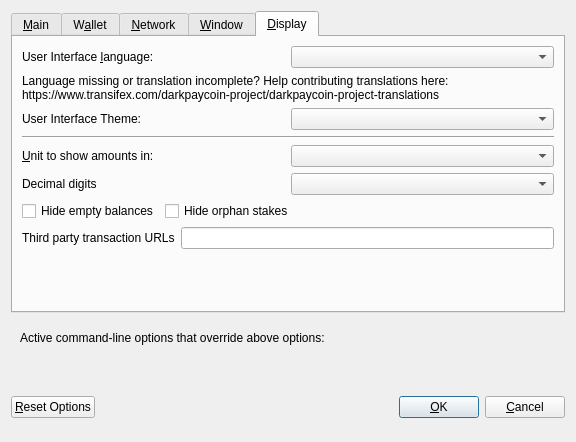
<?xml version="1.0" encoding="UTF-8"?>
<ui version="4.0">
 <class>OptionsDialog</class>
 <widget class="QDialog" name="OptionsDialog">
  <property name="geometry">
   <rect>
    <x>0</x>
    <y>0</y>
    <width>576</width>
    <height>442</height>
   </rect>
  </property>
  <property name="windowTitle">
   <string>Options</string>
  </property>
  <property name="modal">
   <bool>true</bool>
  </property>
  <layout class="QVBoxLayout" name="verticalLayout">
   <item>
    <widget class="QTabWidget" name="tabWidget">
     <property name="currentIndex">
      <number>4</number>
     </property>
     <widget class="QWidget" name="tabMain">
      <attribute name="title">
       <string>&amp;Main</string>
      </attribute>
      <layout class="QVBoxLayout" name="verticalLayout_Main">
       <item>
        <widget class="QCheckBox" name="bitcoinAtStartup">
         <property name="toolTip">
          <string>Automatically start DARKPAYCOIN after logging in to the system.</string>
         </property>
         <property name="text">
          <string>&amp;Start DARKPAYCOIN on system login</string>
         </property>
        </widget>
       </item>
       <item>
        <layout class="QHBoxLayout" name="horizontalLayout_2_Main">
         <item>
          <widget class="QLabel" name="databaseCacheLabel">
           <property name="text">
            <string>Size of &amp;database cache</string>
           </property>
           <property name="textFormat">
            <enum>Qt::PlainText</enum>
           </property>
           <property name="buddy">
            <cstring>databaseCache</cstring>
           </property>
          </widget>
         </item>
         <item>
          <widget class="QSpinBox" name="databaseCache"/>
         </item>
         <item>
          <widget class="QLabel" name="databaseCacheUnitLabel">
           <property name="text">
            <string>MB</string>
           </property>
           <property name="textFormat">
            <enum>Qt::PlainText</enum>
           </property>
          </widget>
         </item>
         <item>
          <spacer name="horizontalSpacer_2_Main">
           <property name="orientation">
            <enum>Qt::Horizontal</enum>
           </property>
           <property name="sizeHint" stdset="0">
            <size>
             <width>40</width>
             <height>20</height>
            </size>
           </property>
          </spacer>
         </item>
        </layout>
       </item>
       <item>
        <layout class="QHBoxLayout" name="horizontalLayout_3_Main">
         <item>
          <widget class="QLabel" name="threadsScriptVerifLabel">
           <property name="text">
            <string>Number of script &amp;verification threads</string>
           </property>
           <property name="textFormat">
            <enum>Qt::PlainText</enum>
           </property>
           <property name="buddy">
            <cstring>threadsScriptVerif</cstring>
           </property>
          </widget>
         </item>
         <item>
          <widget class="QSpinBox" name="threadsScriptVerif">
           <property name="toolTip">
            <string>(0 = auto, &lt;0 = leave that many cores free)</string>
           </property>
          </widget>
         </item>
         <item>
          <spacer name="horizontalSpacer_3_Main">
           <property name="orientation">
            <enum>Qt::Horizontal</enum>
           </property>
           <property name="sizeHint" stdset="0">
            <size>
             <width>40</width>
             <height>20</height>
            </size>
           </property>
          </spacer>
         </item>
        </layout>
       </item>
       <item>
        <spacer name="verticalSpacer_2">
         <property name="orientation">
          <enum>Qt::Vertical</enum>
         </property>
         <property name="sizeHint" stdset="0">
          <size>
           <width>20</width>
           <height>40</height>
          </size>
         </property>
        </spacer>
       </item>
       <item>
        <widget class="QCheckBox" name="checkBoxZeromintEnable">
         <property name="toolTip">
          <string>Enable automatic minting of DKPC units to zDKPC</string>
         </property>
         <property name="layoutDirection">
          <enum>Qt::LeftToRight</enum>
         </property>
         <property name="text">
          <string>Enable zDKPC Automint</string>
         </property>
        </widget>
       </item>
       <item>
        <layout class="QHBoxLayout" name="horizontalLayout_3">
         <item>
          <widget class="QLabel" name="percentage_label">
           <property name="toolTip">
            <string>Percentage of incoming DKPC which get automatically converted to zDKPC via Zerocoin Protocol (min: 10%)</string>
           </property>
           <property name="text">
            <string>Percentage of autominted zDKPC</string>
           </property>
          </widget>
         </item>
         <item>
          <widget class="QSpinBox" name="zeromintPercentage">
           <property name="minimum">
            <number>1</number>
           </property>
           <property name="maximum">
            <number>100</number>
           </property>
          </widget>
         </item>
        </layout>
       </item>
       <item>
        <layout class="QHBoxLayout" name="horizontalLayout" stretch="0,0">
         <property name="sizeConstraint">
          <enum>QLayout::SetFixedSize</enum>
         </property>
         <item>
          <widget class="QLabel" name="labelPreferredDenom">
           <property name="maximumSize">
            <size>
             <width>16777215</width>
             <height>16777215</height>
            </size>
           </property>
           <property name="toolTip">
            <string>Wait with automatic conversion to Zerocoin until enough DKPC for this denomination is available</string>
           </property>
           <property name="text">
            <string>Preferred Automint zDKPC Denomination</string>
           </property>
          </widget>
         </item>
         <item>
          <widget class="QComboBox" name="preferredDenom">
           <property name="maximumSize">
            <size>
             <width>16777215</width>
             <height>27</height>
            </size>
           </property>
           <property name="toolTip">
            <string>Wait with automatic conversion to Zerocoin until enough DKPC for this denomination is available</string>
           </property>
           <property name="maxVisibleItems">
            <number>9</number>
           </property>
           <property name="maxCount">
            <number>9</number>
           </property>
          </widget>
         </item>
        </layout>
       </item>
      </layout>
     </widget>
     <widget class="QWidget" name="tabWallet">
      <attribute name="title">
       <string>W&amp;allet</string>
      </attribute>
      <layout class="QVBoxLayout" name="verticalLayout_Wallet">
       <item>
        <layout class="QHBoxLayout" name="horizontalLayout_2_Wallet">
         <item>
          <widget class="QLabel" name="labelStakeSplitThresholdText">
           <property name="text">
            <string>Stake split threshold:</string>
           </property>
          </widget>
         </item>
         <item>
          <widget class="QSpinBox" name="spinBoxStakeSplitThreshold">
           <property name="minimum">
            <number>1</number>
           </property>
           <property name="maximum">
            <number>999999</number>
           </property>
          </widget>
         </item>
        </layout>
       </item>
       <item>
        <widget class="QGroupBox" name="groupBox">
         <property name="title">
          <string>Expert</string>
         </property>
         <layout class="QVBoxLayout" name="verticalLayout_2">
          <item>
           <widget class="QCheckBox" name="coinControlFeatures">
            <property name="toolTip">
             <string>Whether to show coin control features or not.</string>
            </property>
            <property name="text">
             <string>Enable coin &amp;control features</string>
            </property>
           </widget>
          </item>
          <item>
           <widget class="QCheckBox" name="showMasternodesTab">
            <property name="toolTip">
             <string>Show additional tab listing all your masternodes in first sub-tab&lt;br/&gt;and all masternodes on the network in second sub-tab.</string>
            </property>
            <property name="text">
             <string>Show Masternodes Tab</string>
            </property>
           </widget>
          </item>
          <item>
           <widget class="QCheckBox" name="spendZeroConfChange">
            <property name="toolTip">
             <string>If you disable the spending of unconfirmed change, the change from a transaction&lt;br/&gt;cannot be used until that transaction has at least one confirmation.&lt;br/&gt;This also affects how your balance is computed.</string>
            </property>
            <property name="text">
             <string>&amp;Spend unconfirmed change</string>
            </property>
           </widget>
          </item>
         </layout>
        </widget>
       </item>
       <item>
        <spacer name="verticalSpacer_Wallet">
         <property name="orientation">
          <enum>Qt::Vertical</enum>
         </property>
         <property name="sizeHint" stdset="0">
          <size>
           <width>20</width>
           <height>40</height>
          </size>
         </property>
        </spacer>
       </item>
      </layout>
     </widget>
     <widget class="QWidget" name="tabNetwork">
      <attribute name="title">
       <string>&amp;Network</string>
      </attribute>
      <layout class="QVBoxLayout" name="verticalLayout_Network">
       <item>
        <widget class="QCheckBox" name="mapPortUpnp">
         <property name="toolTip">
          <string>Automatically open the DARKPAYCOIN client port on the router. This only works when your router supports UPnP and it is enabled.</string>
         </property>
         <property name="text">
          <string>Map port using &amp;UPnP</string>
         </property>
        </widget>
       </item>
       <item>
        <widget class="QCheckBox" name="allowIncoming">
         <property name="toolTip">
          <string>Accept connections from outside</string>
         </property>
         <property name="text">
          <string>Allow incoming connections</string>
         </property>
        </widget>
       </item>
       <item>
        <widget class="QCheckBox" name="connectSocks">
         <property name="toolTip">
          <string>Connect to the DARKPAYCOIN network through a SOCKS5 proxy.</string>
         </property>
         <property name="text">
          <string>&amp;Connect through SOCKS5 proxy (default proxy):</string>
         </property>
        </widget>
       </item>
       <item>
        <layout class="QHBoxLayout" name="horizontalLayout_1_Network">
         <item>
          <widget class="QLabel" name="proxyIpLabel">
           <property name="text">
            <string>Proxy &amp;IP:</string>
           </property>
           <property name="textFormat">
            <enum>Qt::PlainText</enum>
           </property>
           <property name="buddy">
            <cstring>proxyIp</cstring>
           </property>
          </widget>
         </item>
         <item>
          <widget class="QValidatedLineEdit" name="proxyIp">
           <property name="minimumSize">
            <size>
             <width>140</width>
             <height>0</height>
            </size>
           </property>
           <property name="maximumSize">
            <size>
             <width>140</width>
             <height>16777215</height>
            </size>
           </property>
           <property name="toolTip">
            <string>IP address of the proxy (e.g. IPv4: 127.0.0.1 / IPv6: ::1)</string>
           </property>
          </widget>
         </item>
         <item>
          <widget class="QLabel" name="proxyPortLabel">
           <property name="text">
            <string>&amp;Port:</string>
           </property>
           <property name="textFormat">
            <enum>Qt::PlainText</enum>
           </property>
           <property name="buddy">
            <cstring>proxyPort</cstring>
           </property>
          </widget>
         </item>
         <item>
          <widget class="QLineEdit" name="proxyPort">
           <property name="minimumSize">
            <size>
             <width>55</width>
             <height>0</height>
            </size>
           </property>
           <property name="maximumSize">
            <size>
             <width>55</width>
             <height>16777215</height>
            </size>
           </property>
           <property name="toolTip">
            <string>Port of the proxy (e.g. 9050)</string>
           </property>
          </widget>
         </item>
         <item>
          <spacer name="horizontalSpacer_1_Network">
           <property name="orientation">
            <enum>Qt::Horizontal</enum>
           </property>
           <property name="sizeHint" stdset="0">
            <size>
             <width>40</width>
             <height>20</height>
            </size>
           </property>
          </spacer>
         </item>
        </layout>
       </item>
       <item>
        <spacer name="verticalSpacer_Network">
         <property name="orientation">
          <enum>Qt::Vertical</enum>
         </property>
         <property name="sizeHint" stdset="0">
          <size>
           <width>20</width>
           <height>40</height>
          </size>
         </property>
        </spacer>
       </item>
      </layout>
     </widget>
     <widget class="QWidget" name="tabWindow">
      <attribute name="title">
       <string>&amp;Window</string>
      </attribute>
      <layout class="QVBoxLayout" name="verticalLayout_Window">
       <item>
        <widget class="QCheckBox" name="minimizeToTray">
         <property name="toolTip">
          <string>Show only a tray icon after minimizing the window.</string>
         </property>
         <property name="text">
          <string>&amp;Minimize to the tray instead of the taskbar</string>
         </property>
        </widget>
       </item>
       <item>
        <widget class="QCheckBox" name="minimizeOnClose">
         <property name="toolTip">
          <string>Minimize instead of exit the application when the window is closed. When this option is enabled, the application will be closed only after selecting Quit in the menu.</string>
         </property>
         <property name="text">
          <string>M&amp;inimize on close</string>
         </property>
        </widget>
       </item>
       <item>
        <spacer name="verticalSpacer_Window">
         <property name="orientation">
          <enum>Qt::Vertical</enum>
         </property>
         <property name="sizeHint" stdset="0">
          <size>
           <width>20</width>
           <height>40</height>
          </size>
         </property>
        </spacer>
       </item>
      </layout>
     </widget>
     <widget class="QWidget" name="tabDisplay">
      <attribute name="title">
       <string>&amp;Display</string>
      </attribute>
      <layout class="QVBoxLayout" name="verticalLayout_Display">
       <item>
        <layout class="QHBoxLayout" name="horizontalLayout_1_Display">
         <item>
          <widget class="QLabel" name="langLabel">
           <property name="text">
            <string>User Interface &amp;language:</string>
           </property>
           <property name="textFormat">
            <enum>Qt::PlainText</enum>
           </property>
           <property name="buddy">
            <cstring>lang</cstring>
           </property>
          </widget>
         </item>
         <item>
          <widget class="QValueComboBox" name="lang">
           <property name="toolTip">
            <string>The user interface language can be set here. This setting will take effect after restarting DARKPAYCOIN.</string>
           </property>
          </widget>
         </item>
        </layout>
       </item>
       <item>
        <widget class="QLabel" name="label_3">
         <property name="toolTip">
          <string notr="true"/>
         </property>
         <property name="statusTip">
          <string notr="true"/>
         </property>
         <property name="whatsThis">
          <string notr="true"/>
         </property>
         <property name="accessibleName">
          <string notr="true"/>
         </property>
         <property name="text">
          <string>Language missing or translation incomplete? Help contributing translations here:
https://www.transifex.com/darkpaycoin-project/darkpaycoin-project-translations</string>
         </property>
         <property name="wordWrap">
          <bool>true</bool>
         </property>
         <property name="openExternalLinks">
          <bool>true</bool>
         </property>
         <property name="textInteractionFlags">
          <set>Qt::TextBrowserInteraction</set>
         </property>
        </widget>
       </item>
       <item>
        <layout class="QHBoxLayout" name="horizontalLayout_2_Display" stretch="0,0">
         <item>
          <widget class="QLabel" name="themeLabel">
           <property name="text">
            <string>User Interface Theme:</string>
           </property>
          </widget>
         </item>
         <item>
          <widget class="QValueComboBox" name="theme"/>
         </item>
        </layout>
       </item>
       <item>
        <widget class="Line" name="line">
         <property name="orientation">
          <enum>Qt::Horizontal</enum>
         </property>
        </widget>
       </item>
       <item>
        <layout class="QHBoxLayout" name="horizontalLayout_3_Display">
         <item>
          <widget class="QLabel" name="unitLabel">
           <property name="text">
            <string>&amp;Unit to show amounts in:</string>
           </property>
           <property name="textFormat">
            <enum>Qt::PlainText</enum>
           </property>
           <property name="buddy">
            <cstring>unit</cstring>
           </property>
          </widget>
         </item>
         <item>
          <widget class="QValueComboBox" name="unit">
           <property name="toolTip">
            <string>Choose the default subdivision unit to show in the interface and when sending coins.</string>
           </property>
          </widget>
         </item>
        </layout>
       </item>
       <item>
        <layout class="QHBoxLayout" name="horizontalLayout_4_Display">
         <item>
          <widget class="QLabel" name="digitsLabel">
           <property name="text">
            <string>Decimal digits</string>
           </property>
          </widget>
         </item>
         <item>
          <widget class="QValueComboBox" name="digits"/>
         </item>
        </layout>
       </item>
       <item>
        <layout class="QHBoxLayout" name="horizontalLayout_5_Display">
         <item>
          <widget class="QCheckBox" name="checkBoxHideZeroBalances">
           <property name="toolTip">
            <string>Hide empty balances</string>
           </property>
           <property name="layoutDirection">
            <enum>Qt::LeftToRight</enum>
           </property>
           <property name="text">
            <string>Hide empty balances</string>
           </property>
          </widget>
         </item>
         <item>
          <widget class="QCheckBox" name="checkBoxHideOrphans">
           <property name="toolTip">
            <string>Hide orphan stakes in transaction lists</string>
           </property>
           <property name="text">
            <string>Hide orphan stakes</string>
           </property>
          </widget>
         </item>
         <item>
          <spacer name="horizontalSpacer">
           <property name="orientation">
            <enum>Qt::Horizontal</enum>
           </property>
           <property name="sizeHint" stdset="0">
            <size>
             <width>40</width>
             <height>20</height>
            </size>
           </property>
          </spacer>
         </item>
        </layout>
       </item>
       <item>
        <layout class="QHBoxLayout" name="horizontalLayout_6_Display">
         <item>
          <widget class="QLabel" name="thirdPartyTxUrlsLabel">
           <property name="toolTip">
            <string>Third party URLs (e.g. a block explorer) that appear in the transactions tab as context menu items. %s in the URL is replaced by transaction hash. Multiple URLs are separated by vertical bar |.</string>
           </property>
           <property name="text">
            <string>Third party transaction URLs</string>
           </property>
           <property name="buddy">
            <cstring>thirdPartyTxUrls</cstring>
           </property>
          </widget>
         </item>
         <item>
          <widget class="QLineEdit" name="thirdPartyTxUrls">
           <property name="toolTip">
            <string>Third party URLs (e.g. a block explorer) that appear in the transactions tab as context menu items. %s in the URL is replaced by transaction hash. Multiple URLs are separated by vertical bar |.</string>
           </property>
          </widget>
         </item>
        </layout>
       </item>
       <item>
        <spacer name="verticalSpacer">
         <property name="orientation">
          <enum>Qt::Vertical</enum>
         </property>
         <property name="sizeHint" stdset="0">
          <size>
           <width>20</width>
           <height>40</height>
          </size>
         </property>
        </spacer>
       </item>
      </layout>
     </widget>
    </widget>
   </item>
   <item>
    <widget class="QFrame" name="frame">
     <layout class="QVBoxLayout" name="verticalLayout_Bottom">
      <item>
       <layout class="QHBoxLayout" name="horizontalLayout_Bottom">
        <item>
         <widget class="QLabel" name="overriddenByCommandLineInfoLabel">
          <property name="text">
           <string>Active command-line options that override above options:</string>
          </property>
          <property name="textFormat">
           <enum>Qt::PlainText</enum>
          </property>
         </widget>
        </item>
        <item>
         <spacer name="horizontalSpacer_Bottom">
          <property name="orientation">
           <enum>Qt::Horizontal</enum>
          </property>
          <property name="sizeHint" stdset="0">
           <size>
            <width>40</width>
            <height>20</height>
           </size>
          </property>
         </spacer>
        </item>
       </layout>
      </item>
      <item>
       <widget class="QLabel" name="overriddenByCommandLineLabel">
        <property name="text">
         <string/>
        </property>
        <property name="textFormat">
         <enum>Qt::PlainText</enum>
        </property>
        <property name="wordWrap">
         <bool>true</bool>
        </property>
       </widget>
      </item>
     </layout>
    </widget>
   </item>
   <item>
    <layout class="QHBoxLayout" name="horizontalLayout_Buttons">
     <item>
      <widget class="QPushButton" name="resetButton">
       <property name="toolTip">
        <string>Reset all client options to default.</string>
       </property>
       <property name="text">
        <string>&amp;Reset Options</string>
       </property>
       <property name="autoDefault">
        <bool>false</bool>
       </property>
      </widget>
     </item>
     <item>
      <spacer name="horizontalSpacer_1">
       <property name="orientation">
        <enum>Qt::Horizontal</enum>
       </property>
       <property name="sizeHint" stdset="0">
        <size>
         <width>40</width>
         <height>48</height>
        </size>
       </property>
      </spacer>
     </item>
     <item>
      <widget class="QLabel" name="statusLabel">
       <property name="minimumSize">
        <size>
         <width>200</width>
         <height>0</height>
        </size>
       </property>
       <property name="font">
        <font>
         <weight>75</weight>
         <bold>true</bold>
        </font>
       </property>
       <property name="text">
        <string/>
       </property>
       <property name="textFormat">
        <enum>Qt::PlainText</enum>
       </property>
       <property name="wordWrap">
        <bool>true</bool>
       </property>
      </widget>
     </item>
     <item>
      <spacer name="horizontalSpacer_2">
       <property name="orientation">
        <enum>Qt::Horizontal</enum>
       </property>
       <property name="sizeHint" stdset="0">
        <size>
         <width>40</width>
         <height>48</height>
        </size>
       </property>
      </spacer>
     </item>
     <item>
      <widget class="QPushButton" name="okButton">
       <property name="text">
        <string>&amp;OK</string>
       </property>
       <property name="autoDefault">
        <bool>false</bool>
       </property>
       <property name="default">
        <bool>true</bool>
       </property>
      </widget>
     </item>
     <item>
      <widget class="QPushButton" name="cancelButton">
       <property name="text">
        <string>&amp;Cancel</string>
       </property>
       <property name="autoDefault">
        <bool>false</bool>
       </property>
      </widget>
     </item>
    </layout>
   </item>
  </layout>
 </widget>
 <customwidgets>
  <customwidget>
   <class>QValidatedLineEdit</class>
   <extends>QLineEdit</extends>
   <header>qvalidatedlineedit.h</header>
  </customwidget>
  <customwidget>
   <class>QValueComboBox</class>
   <extends>QComboBox</extends>
   <header>qvaluecombobox.h</header>
  </customwidget>
 </customwidgets>
 <resources/>
 <connections/>
</ui>
